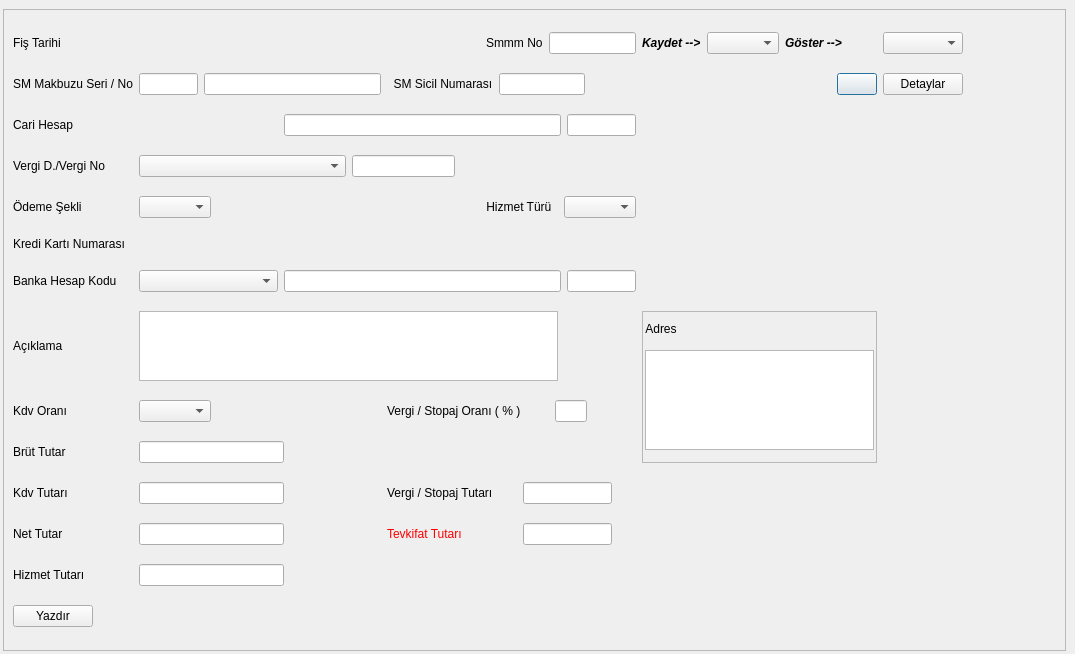
<?xml version="1.0" encoding="UTF-8"?>
<ui version="4.0">
 <class>SMM_MAKBUZ_FORMU</class>
 <widget class="QDialog" name="SMM_MAKBUZ_FORMU">
  <property name="geometry">
   <rect>
    <x>0</x>
    <y>0</y>
    <width>1075</width>
    <height>654</height>
   </rect>
  </property>
  <property name="sizePolicy">
   <sizepolicy hsizetype="Expanding" vsizetype="Expanding">
    <horstretch>0</horstretch>
    <verstretch>0</verstretch>
   </sizepolicy>
  </property>
  <property name="windowTitle">
   <string>Serbest Meslek Makbuzu</string>
  </property>
  <layout class="QGridLayout" name="gridLayout_2" rowstretch="0,100" columnstretch="100,0">
   <property name="margin">
    <number>3</number>
   </property>
   <item row="0" column="0" colspan="2">
    <widget class="QWidget" name="kernel_buttons_widget" native="true">
     <property name="sizePolicy">
      <sizepolicy hsizetype="Expanding" vsizetype="Fixed">
       <horstretch>0</horstretch>
       <verstretch>0</verstretch>
      </sizepolicy>
     </property>
    </widget>
   </item>
   <item row="1" column="0">
    <widget class="QFrame" name="frame">
     <property name="sizePolicy">
      <sizepolicy hsizetype="Expanding" vsizetype="Expanding">
       <horstretch>0</horstretch>
       <verstretch>0</verstretch>
      </sizepolicy>
     </property>
     <property name="frameShape">
      <enum>QFrame::StyledPanel</enum>
     </property>
     <property name="frameShadow">
      <enum>QFrame::Raised</enum>
     </property>
     <layout class="QGridLayout" name="gridLayout" rowstretch="1,1,1,1,1,0,0,1,1,1,1,1,1,1" columnstretch="1,10,10,5,5,10,1,10,1,10">
      <item row="0" column="0">
       <widget class="QLabel" name="label_6">
        <property name="sizePolicy">
         <sizepolicy hsizetype="Fixed" vsizetype="Fixed">
          <horstretch>0</horstretch>
          <verstretch>0</verstretch>
         </sizepolicy>
        </property>
        <property name="text">
         <string>Fiş Tarihi</string>
        </property>
       </widget>
      </item>
      <item row="0" column="1">
       <widget class="QAdakDate" name="adakDate_fis_tarihi" native="true">
        <property name="sizePolicy">
         <sizepolicy hsizetype="Expanding" vsizetype="Fixed">
          <horstretch>0</horstretch>
          <verstretch>0</verstretch>
         </sizepolicy>
        </property>
        <property name="minimumSize">
         <size>
          <width>242</width>
          <height>0</height>
         </size>
        </property>
        <property name="maximumSize">
         <size>
          <width>242</width>
          <height>30</height>
         </size>
        </property>
        <property name="whatsThis">
         <string>Tarih WidgetÄ± </string>
        </property>
        <property name="QAdakDate" stdset="0">
         <rect>
          <x>0</x>
          <y>0</y>
          <width>100</width>
          <height>100</height>
         </rect>
        </property>
       </widget>
      </item>
      <item row="0" column="3" colspan="2">
       <layout class="QHBoxLayout" name="horizontalLayout_13">
        <item>
         <widget class="QLabel" name="label">
          <property name="sizePolicy">
           <sizepolicy hsizetype="Fixed" vsizetype="Fixed">
            <horstretch>0</horstretch>
            <verstretch>0</verstretch>
           </sizepolicy>
          </property>
          <property name="text">
           <string>Smmm No</string>
          </property>
         </widget>
        </item>
        <item>
         <widget class="QLineEdit" name="lineEdit_smmm_no"/>
        </item>
       </layout>
      </item>
      <item row="1" column="0">
       <widget class="QLabel" name="label_3">
        <property name="sizePolicy">
         <sizepolicy hsizetype="Fixed" vsizetype="Fixed">
          <horstretch>0</horstretch>
          <verstretch>0</verstretch>
         </sizepolicy>
        </property>
        <property name="text">
         <string>SM Makbuzu Seri / No</string>
        </property>
       </widget>
      </item>
      <item row="1" column="1">
       <layout class="QHBoxLayout" name="horizontalLayout_6" stretch="1,3">
        <item>
         <widget class="QLineEdit" name="lineEdit_belge_seri"/>
        </item>
        <item>
         <widget class="QLineEdit" name="lineEdit_belge_numarasi"/>
        </item>
       </layout>
      </item>
      <item row="1" column="2" colspan="3">
       <layout class="QHBoxLayout" name="horizontalLayout_3" stretch="1,5,3">
        <item>
         <widget class="QLabel" name="label_9">
          <property name="sizePolicy">
           <sizepolicy hsizetype="Fixed" vsizetype="Fixed">
            <horstretch>0</horstretch>
            <verstretch>0</verstretch>
           </sizepolicy>
          </property>
          <property name="text">
           <string>  SM Sicil Numarası</string>
          </property>
         </widget>
        </item>
        <item>
         <widget class="QLineEdit" name="lineEdit_sm_sicil_numarasi"/>
        </item>
        <item>
         <spacer name="horizontalSpacer_12">
          <property name="orientation">
           <enum>Qt::Horizontal</enum>
          </property>
          <property name="sizeHint" stdset="0">
           <size>
            <width>40</width>
            <height>20</height>
           </size>
          </property>
         </spacer>
        </item>
       </layout>
      </item>
      <item row="2" column="0">
       <widget class="QLabel" name="label_10">
        <property name="sizePolicy">
         <sizepolicy hsizetype="Fixed" vsizetype="Fixed">
          <horstretch>0</horstretch>
          <verstretch>0</verstretch>
         </sizepolicy>
        </property>
        <property name="text">
         <string>Cari Hesap</string>
        </property>
       </widget>
      </item>
      <item row="2" column="1" colspan="4">
       <layout class="QHBoxLayout" name="horizontalLayout_5" stretch="2,4,1">
        <item>
         <widget class="QSearchEdit" name="searchEdit_cari_hesap_kodu" native="true">
          <property name="sizePolicy">
           <sizepolicy hsizetype="Expanding" vsizetype="Fixed">
            <horstretch>0</horstretch>
            <verstretch>0</verstretch>
           </sizepolicy>
          </property>
          <property name="maximumSize">
           <size>
            <width>16777215</width>
            <height>30</height>
           </size>
          </property>
          <property name="whatsThis">
           <string>Arama widget. </string>
          </property>
          <property name="QSearchEdit" stdset="0">
           <rect>
            <x>0</x>
            <y>0</y>
            <width>100</width>
            <height>100</height>
           </rect>
          </property>
         </widget>
        </item>
        <item>
         <widget class="QLineEdit" name="lineEdit_cari_hesap_ismi">
          <property name="focusPolicy">
           <enum>Qt::NoFocus</enum>
          </property>
          <property name="readOnly">
           <bool>true</bool>
          </property>
         </widget>
        </item>
        <item>
         <widget class="QLineEdit" name="lineEdit_cari_para_birimi">
          <property name="focusPolicy">
           <enum>Qt::NoFocus</enum>
          </property>
          <property name="readOnly">
           <bool>true</bool>
          </property>
         </widget>
        </item>
       </layout>
      </item>
      <item row="3" column="0">
       <widget class="QLabel" name="label_5">
        <property name="sizePolicy">
         <sizepolicy hsizetype="Fixed" vsizetype="Fixed">
          <horstretch>0</horstretch>
          <verstretch>0</verstretch>
         </sizepolicy>
        </property>
        <property name="text">
         <string>Vergi D./Vergi No</string>
        </property>
       </widget>
      </item>
      <item row="3" column="1" colspan="3">
       <layout class="QHBoxLayout" name="horizontalLayout_4" stretch="6,3,3">
        <item>
         <widget class="QComboBox" name="comboBox_vergi_dairesi">
          <property name="sizePolicy">
           <sizepolicy hsizetype="Minimum" vsizetype="Fixed">
            <horstretch>0</horstretch>
            <verstretch>0</verstretch>
           </sizepolicy>
          </property>
         </widget>
        </item>
        <item>
         <widget class="QLineEdit" name="lineEdit_vergi_numarasi"/>
        </item>
        <item>
         <spacer name="horizontalSpacer_13">
          <property name="orientation">
           <enum>Qt::Horizontal</enum>
          </property>
          <property name="sizeHint" stdset="0">
           <size>
            <width>40</width>
            <height>20</height>
           </size>
          </property>
         </spacer>
        </item>
       </layout>
      </item>
      <item row="4" column="0">
       <widget class="QLabel" name="label_8">
        <property name="sizePolicy">
         <sizepolicy hsizetype="Fixed" vsizetype="Fixed">
          <horstretch>0</horstretch>
          <verstretch>0</verstretch>
         </sizepolicy>
        </property>
        <property name="text">
         <string>Ödeme Şekli</string>
        </property>
       </widget>
      </item>
      <item row="4" column="1">
       <layout class="QHBoxLayout" name="horizontalLayout_11">
        <item>
         <widget class="QComboBox" name="comboBox_tah_odm_sekli">
          <property name="sizePolicy">
           <sizepolicy hsizetype="Minimum" vsizetype="Fixed">
            <horstretch>0</horstretch>
            <verstretch>0</verstretch>
           </sizepolicy>
          </property>
         </widget>
        </item>
        <item>
         <spacer name="horizontalSpacer_4">
          <property name="orientation">
           <enum>Qt::Horizontal</enum>
          </property>
          <property name="sizeHint" stdset="0">
           <size>
            <width>40</width>
            <height>13</height>
           </size>
          </property>
         </spacer>
        </item>
       </layout>
      </item>
      <item row="4" column="3" colspan="2">
       <layout class="QHBoxLayout" name="horizontalLayout_2">
        <item>
         <widget class="QLabel" name="label_19">
          <property name="sizePolicy">
           <sizepolicy hsizetype="Fixed" vsizetype="Fixed">
            <horstretch>0</horstretch>
            <verstretch>0</verstretch>
           </sizepolicy>
          </property>
          <property name="layoutDirection">
           <enum>Qt::LeftToRight</enum>
          </property>
          <property name="text">
           <string>Hizmet Türü  </string>
          </property>
          <property name="alignment">
           <set>Qt::AlignRight|Qt::AlignTrailing|Qt::AlignVCenter</set>
          </property>
         </widget>
        </item>
        <item>
         <widget class="QComboBox" name="comboBox_hizmet_turu">
          <property name="sizePolicy">
           <sizepolicy hsizetype="Minimum" vsizetype="Fixed">
            <horstretch>0</horstretch>
            <verstretch>0</verstretch>
           </sizepolicy>
          </property>
         </widget>
        </item>
       </layout>
      </item>
      <item row="5" column="0">
       <widget class="QLabel" name="label_kk_pos_no">
        <property name="sizePolicy">
         <sizepolicy hsizetype="Fixed" vsizetype="Fixed">
          <horstretch>0</horstretch>
          <verstretch>0</verstretch>
         </sizepolicy>
        </property>
        <property name="text">
         <string>Kredi Kartı Numarası</string>
        </property>
       </widget>
      </item>
      <item row="5" column="1">
       <widget class="QSearchEdit" name="searchEdit_kk_pos_no" native="true">
        <property name="sizePolicy">
         <sizepolicy hsizetype="Expanding" vsizetype="Fixed">
          <horstretch>0</horstretch>
          <verstretch>0</verstretch>
         </sizepolicy>
        </property>
        <property name="whatsThis">
         <string>Arama widget. </string>
        </property>
        <property name="QSearchEdit" stdset="0">
         <rect>
          <x>0</x>
          <y>0</y>
          <width>100</width>
          <height>100</height>
         </rect>
        </property>
       </widget>
      </item>
      <item row="6" column="0">
       <widget class="QLabel" name="label_banka_hesap_kodu">
        <property name="sizePolicy">
         <sizepolicy hsizetype="Fixed" vsizetype="Fixed">
          <horstretch>0</horstretch>
          <verstretch>0</verstretch>
         </sizepolicy>
        </property>
        <property name="text">
         <string>Banka Hesap Kodu</string>
        </property>
       </widget>
      </item>
      <item row="6" column="1" colspan="4">
       <layout class="QHBoxLayout" name="horizontalLayout_7" stretch="2,4,1">
        <item>
         <widget class="QComboBox" name="comboBox_banka_hesap_kodu">
          <property name="sizePolicy">
           <sizepolicy hsizetype="Minimum" vsizetype="Fixed">
            <horstretch>0</horstretch>
            <verstretch>0</verstretch>
           </sizepolicy>
          </property>
         </widget>
        </item>
        <item>
         <widget class="QLineEdit" name="lineEdit_bnk_sube_bilgisi">
          <property name="focusPolicy">
           <enum>Qt::NoFocus</enum>
          </property>
          <property name="readOnly">
           <bool>true</bool>
          </property>
         </widget>
        </item>
        <item>
         <widget class="QLineEdit" name="lineEdit_doviz_cinsi">
          <property name="focusPolicy">
           <enum>Qt::NoFocus</enum>
          </property>
          <property name="readOnly">
           <bool>true</bool>
          </property>
         </widget>
        </item>
       </layout>
      </item>
      <item row="7" column="0">
       <widget class="QLabel" name="label_4">
        <property name="sizePolicy">
         <sizepolicy hsizetype="Fixed" vsizetype="Fixed">
          <horstretch>0</horstretch>
          <verstretch>0</verstretch>
         </sizepolicy>
        </property>
        <property name="text">
         <string>Açıklama</string>
        </property>
       </widget>
      </item>
      <item row="8" column="0">
       <widget class="QLabel" name="label_12">
        <property name="sizePolicy">
         <sizepolicy hsizetype="Fixed" vsizetype="Fixed">
          <horstretch>0</horstretch>
          <verstretch>0</verstretch>
         </sizepolicy>
        </property>
        <property name="text">
         <string>Kdv Oranı</string>
        </property>
       </widget>
      </item>
      <item row="8" column="1">
       <layout class="QHBoxLayout" name="horizontalLayout_12">
        <item>
         <widget class="QComboBox" name="comboBox_kdv_orani">
          <property name="sizePolicy">
           <sizepolicy hsizetype="Minimum" vsizetype="Fixed">
            <horstretch>0</horstretch>
            <verstretch>0</verstretch>
           </sizepolicy>
          </property>
         </widget>
        </item>
        <item>
         <spacer name="horizontalSpacer_6">
          <property name="orientation">
           <enum>Qt::Horizontal</enum>
          </property>
          <property name="sizeHint" stdset="0">
           <size>
            <width>40</width>
            <height>13</height>
           </size>
          </property>
         </spacer>
        </item>
       </layout>
      </item>
      <item row="8" column="2" colspan="3">
       <layout class="QHBoxLayout" name="horizontalLayout_10" stretch="5,2,3">
        <item>
         <widget class="QLabel" name="label_14">
          <property name="sizePolicy">
           <sizepolicy hsizetype="Fixed" vsizetype="Fixed">
            <horstretch>0</horstretch>
            <verstretch>0</verstretch>
           </sizepolicy>
          </property>
          <property name="minimumSize">
           <size>
            <width>162</width>
            <height>0</height>
           </size>
          </property>
          <property name="text">
           <string>Vergi / Stopaj Oranı ( % )</string>
          </property>
         </widget>
        </item>
        <item>
         <widget class="QCommaEdit" name="commaEdit_vergi_orani">
          <property name="whatsThis">
           <string>Sayilari formatina(Or:1,000,234.50) donusturur. </string>
          </property>
          <property name="QCommaEdit" stdset="0">
           <rect>
            <x>0</x>
            <y>0</y>
            <width>100</width>
            <height>100</height>
           </rect>
          </property>
         </widget>
        </item>
        <item>
         <spacer name="horizontalSpacer_8">
          <property name="orientation">
           <enum>Qt::Horizontal</enum>
          </property>
          <property name="sizeHint" stdset="0">
           <size>
            <width>40</width>
            <height>20</height>
           </size>
          </property>
         </spacer>
        </item>
       </layout>
      </item>
      <item row="9" column="0">
       <widget class="QLabel" name="label_13">
        <property name="sizePolicy">
         <sizepolicy hsizetype="Fixed" vsizetype="Fixed">
          <horstretch>0</horstretch>
          <verstretch>0</verstretch>
         </sizepolicy>
        </property>
        <property name="text">
         <string>Brüt Tutar</string>
        </property>
       </widget>
      </item>
      <item row="9" column="3">
       <spacer name="horizontalSpacer">
        <property name="orientation">
         <enum>Qt::Horizontal</enum>
        </property>
        <property name="sizeHint" stdset="0">
         <size>
          <width>87</width>
          <height>18</height>
         </size>
        </property>
       </spacer>
      </item>
      <item row="10" column="0">
       <widget class="QLabel" name="label_15">
        <property name="sizePolicy">
         <sizepolicy hsizetype="Fixed" vsizetype="Fixed">
          <horstretch>0</horstretch>
          <verstretch>0</verstretch>
         </sizepolicy>
        </property>
        <property name="text">
         <string>Kdv Tutarı</string>
        </property>
       </widget>
      </item>
      <item row="10" column="2" colspan="4">
       <layout class="QHBoxLayout" name="horizontalLayout_8" stretch="1,5,5">
        <item>
         <widget class="QLabel" name="label_16">
          <property name="sizePolicy">
           <sizepolicy hsizetype="Fixed" vsizetype="Fixed">
            <horstretch>0</horstretch>
            <verstretch>0</verstretch>
           </sizepolicy>
          </property>
          <property name="minimumSize">
           <size>
            <width>130</width>
            <height>0</height>
           </size>
          </property>
          <property name="text">
           <string>Vergi / Stopaj Tutarı</string>
          </property>
         </widget>
        </item>
        <item>
         <widget class="QCommaEdit" name="commaEdit_vergi_stopaj_tutari">
          <property name="whatsThis">
           <string>Sayilari formatina(Or:1,000,234.50) donusturur. </string>
          </property>
          <property name="QCommaEdit" stdset="0">
           <rect>
            <x>0</x>
            <y>0</y>
            <width>100</width>
            <height>100</height>
           </rect>
          </property>
         </widget>
        </item>
        <item>
         <spacer name="horizontalSpacer_2">
          <property name="orientation">
           <enum>Qt::Horizontal</enum>
          </property>
          <property name="sizeHint" stdset="0">
           <size>
            <width>40</width>
            <height>20</height>
           </size>
          </property>
         </spacer>
        </item>
       </layout>
      </item>
      <item row="11" column="0">
       <widget class="QLabel" name="label_17">
        <property name="sizePolicy">
         <sizepolicy hsizetype="Fixed" vsizetype="Fixed">
          <horstretch>0</horstretch>
          <verstretch>0</verstretch>
         </sizepolicy>
        </property>
        <property name="text">
         <string>Net Tutar</string>
        </property>
       </widget>
      </item>
      <item row="11" column="2" colspan="4">
       <layout class="QHBoxLayout" name="horizontalLayout_9" stretch="1,5,5">
        <item>
         <widget class="QLabel" name="label_tevkifat_tutari">
          <property name="sizePolicy">
           <sizepolicy hsizetype="Fixed" vsizetype="Fixed">
            <horstretch>0</horstretch>
            <verstretch>0</verstretch>
           </sizepolicy>
          </property>
          <property name="minimumSize">
           <size>
            <width>130</width>
            <height>0</height>
           </size>
          </property>
          <property name="styleSheet">
           <string notr="true">color: rgb(255, 0, 0);</string>
          </property>
          <property name="text">
           <string>Tevkifat Tutarı</string>
          </property>
         </widget>
        </item>
        <item>
         <widget class="QCommaEdit" name="commaEdit_tevkifat_tutari">
          <property name="whatsThis">
           <string>Sayilari formatina(Or:1,000,234.50) donusturur. </string>
          </property>
          <property name="QCommaEdit" stdset="0">
           <rect>
            <x>0</x>
            <y>0</y>
            <width>100</width>
            <height>100</height>
           </rect>
          </property>
         </widget>
        </item>
        <item>
         <spacer name="horizontalSpacer_3">
          <property name="orientation">
           <enum>Qt::Horizontal</enum>
          </property>
          <property name="sizeHint" stdset="0">
           <size>
            <width>40</width>
            <height>20</height>
           </size>
          </property>
         </spacer>
        </item>
       </layout>
      </item>
      <item row="12" column="0">
       <widget class="QLabel" name="label_18">
        <property name="sizePolicy">
         <sizepolicy hsizetype="Fixed" vsizetype="Fixed">
          <horstretch>0</horstretch>
          <verstretch>0</verstretch>
         </sizepolicy>
        </property>
        <property name="text">
         <string>Hizmet Tutarı</string>
        </property>
       </widget>
      </item>
      <item row="13" column="0">
       <widget class="QPushButton" name="pushButton_yazdir">
        <property name="sizePolicy">
         <sizepolicy hsizetype="Fixed" vsizetype="Fixed">
          <horstretch>0</horstretch>
          <verstretch>0</verstretch>
         </sizepolicy>
        </property>
        <property name="focusPolicy">
         <enum>Qt::NoFocus</enum>
        </property>
        <property name="text">
         <string>Yazdır</string>
        </property>
        <property name="icon">
         <iconset resource="../e9_icons.qrc">
          <normaloff>:/e9_icons/E9_ICONS/yazdir_ikonu.png</normaloff>:/e9_icons/E9_ICONS/yazdir_ikonu.png</iconset>
        </property>
        <property name="iconSize">
         <size>
          <width>20</width>
          <height>20</height>
         </size>
        </property>
       </widget>
      </item>
      <item row="7" column="1" colspan="3">
       <widget class="QLimitedTextEdit" name="limitedTextEdit_aciklama">
        <property name="sizePolicy">
         <sizepolicy hsizetype="Expanding" vsizetype="Fixed">
          <horstretch>0</horstretch>
          <verstretch>0</verstretch>
         </sizepolicy>
        </property>
        <property name="maximumSize">
         <size>
          <width>16777215</width>
          <height>70</height>
         </size>
        </property>
       </widget>
      </item>
      <item row="7" column="5" rowspan="3" colspan="3">
       <widget class="QFrame" name="frame_2">
        <property name="frameShape">
         <enum>QFrame::StyledPanel</enum>
        </property>
        <property name="frameShadow">
         <enum>QFrame::Raised</enum>
        </property>
        <layout class="QGridLayout" name="gridLayout_4">
         <property name="margin">
          <number>2</number>
         </property>
         <item row="0" column="0">
          <widget class="QLabel" name="label_7">
           <property name="sizePolicy">
            <sizepolicy hsizetype="Fixed" vsizetype="Fixed">
             <horstretch>0</horstretch>
             <verstretch>0</verstretch>
            </sizepolicy>
           </property>
           <property name="styleSheet">
            <string notr="true"/>
           </property>
           <property name="text">
            <string>Adres</string>
           </property>
           <property name="alignment">
            <set>Qt::AlignCenter</set>
           </property>
          </widget>
         </item>
         <item row="1" column="0">
          <widget class="QLimitedTextEdit" name="limitedTextEdit_adres">
           <property name="sizePolicy">
            <sizepolicy hsizetype="Expanding" vsizetype="Fixed">
             <horstretch>0</horstretch>
             <verstretch>0</verstretch>
            </sizepolicy>
           </property>
           <property name="maximumSize">
            <size>
             <width>16777215</width>
             <height>100</height>
            </size>
           </property>
           <property name="focusPolicy">
            <enum>Qt::NoFocus</enum>
           </property>
          </widget>
         </item>
        </layout>
       </widget>
      </item>
      <item row="9" column="1">
       <layout class="QGridLayout" name="gridLayout_5" columnstretch="6,4">
        <item row="0" column="0">
         <widget class="QCommaEdit" name="commaEdit_brut_ucret">
          <property name="whatsThis">
           <string>Sayilari formatina(Or:1,000,234.50) donusturur. </string>
          </property>
          <property name="QCommaEdit" stdset="0">
           <rect>
            <x>0</x>
            <y>0</y>
            <width>100</width>
            <height>100</height>
           </rect>
          </property>
         </widget>
        </item>
        <item row="0" column="1">
         <spacer name="horizontalSpacer_5">
          <property name="orientation">
           <enum>Qt::Horizontal</enum>
          </property>
          <property name="sizeHint" stdset="0">
           <size>
            <width>40</width>
            <height>20</height>
           </size>
          </property>
         </spacer>
        </item>
       </layout>
      </item>
      <item row="10" column="1">
       <layout class="QGridLayout" name="gridLayout_6" columnstretch="6,4">
        <item row="0" column="0">
         <widget class="QCommaEdit" name="commaEdit_kdv_tutari">
          <property name="whatsThis">
           <string>Sayilari formatina(Or:1,000,234.50) donusturur. </string>
          </property>
          <property name="QCommaEdit" stdset="0">
           <rect>
            <x>0</x>
            <y>0</y>
            <width>100</width>
            <height>100</height>
           </rect>
          </property>
         </widget>
        </item>
        <item row="0" column="1">
         <spacer name="horizontalSpacer_7">
          <property name="orientation">
           <enum>Qt::Horizontal</enum>
          </property>
          <property name="sizeHint" stdset="0">
           <size>
            <width>40</width>
            <height>20</height>
           </size>
          </property>
         </spacer>
        </item>
       </layout>
      </item>
      <item row="11" column="1">
       <layout class="QGridLayout" name="gridLayout_7" columnstretch="6,4">
        <item row="0" column="0">
         <widget class="QCommaEdit" name="commaEdit_net_ucret">
          <property name="whatsThis">
           <string>Sayilari formatina(Or:1,000,234.50) donusturur. </string>
          </property>
          <property name="QCommaEdit" stdset="0">
           <rect>
            <x>0</x>
            <y>0</y>
            <width>100</width>
            <height>100</height>
           </rect>
          </property>
         </widget>
        </item>
        <item row="0" column="1">
         <spacer name="horizontalSpacer_9">
          <property name="orientation">
           <enum>Qt::Horizontal</enum>
          </property>
          <property name="sizeHint" stdset="0">
           <size>
            <width>40</width>
            <height>20</height>
           </size>
          </property>
         </spacer>
        </item>
       </layout>
      </item>
      <item row="12" column="1">
       <layout class="QGridLayout" name="gridLayout_8" columnstretch="6,4">
        <item row="0" column="0">
         <widget class="QCommaEdit" name="commaEdit_hizmet_tutari">
          <property name="whatsThis">
           <string>Sayilari formatina(Or:1,000,234.50) donusturur. </string>
          </property>
          <property name="QCommaEdit" stdset="0">
           <rect>
            <x>0</x>
            <y>0</y>
            <width>100</width>
            <height>100</height>
           </rect>
          </property>
         </widget>
        </item>
        <item row="0" column="1">
         <spacer name="horizontalSpacer_10">
          <property name="orientation">
           <enum>Qt::Horizontal</enum>
          </property>
          <property name="sizeHint" stdset="0">
           <size>
            <width>40</width>
            <height>20</height>
           </size>
          </property>
         </spacer>
        </item>
       </layout>
      </item>
      <item row="13" column="1">
       <spacer name="horizontalSpacer_11">
        <property name="orientation">
         <enum>Qt::Horizontal</enum>
        </property>
        <property name="sizeHint" stdset="0">
         <size>
          <width>40</width>
          <height>20</height>
         </size>
        </property>
       </spacer>
      </item>
      <item row="0" column="9">
       <spacer name="horizontalSpacer_14">
        <property name="orientation">
         <enum>Qt::Horizontal</enum>
        </property>
        <property name="sizeHint" stdset="0">
         <size>
          <width>40</width>
          <height>20</height>
         </size>
        </property>
       </spacer>
      </item>
      <item row="0" column="8">
       <widget class="QComboBox" name="comboBox_fis_filtresi">
        <property name="sizePolicy">
         <sizepolicy hsizetype="Minimum" vsizetype="Fixed">
          <horstretch>0</horstretch>
          <verstretch>0</verstretch>
         </sizepolicy>
        </property>
        <property name="focusPolicy">
         <enum>Qt::NoFocus</enum>
        </property>
       </widget>
      </item>
      <item row="0" column="7">
       <widget class="QLabel" name="label_fis_filtresi">
        <property name="sizePolicy">
         <sizepolicy hsizetype="Fixed" vsizetype="Fixed">
          <horstretch>0</horstretch>
          <verstretch>0</verstretch>
         </sizepolicy>
        </property>
        <property name="font">
         <font>
          <weight>75</weight>
          <italic>true</italic>
          <bold>true</bold>
         </font>
        </property>
        <property name="text">
         <string>Göster --&gt;</string>
        </property>
       </widget>
      </item>
      <item row="0" column="6">
       <widget class="QComboBox" name="comboBox_sirket">
        <property name="sizePolicy">
         <sizepolicy hsizetype="Minimum" vsizetype="Fixed">
          <horstretch>0</horstretch>
          <verstretch>0</verstretch>
         </sizepolicy>
        </property>
       </widget>
      </item>
      <item row="0" column="5">
       <widget class="QLabel" name="label_sirket">
        <property name="sizePolicy">
         <sizepolicy hsizetype="Fixed" vsizetype="Fixed">
          <horstretch>0</horstretch>
          <verstretch>0</verstretch>
         </sizepolicy>
        </property>
        <property name="font">
         <font>
          <weight>75</weight>
          <italic>true</italic>
          <bold>true</bold>
         </font>
        </property>
        <property name="text">
         <string>Kaydet --&gt;</string>
        </property>
       </widget>
      </item>
      <item row="1" column="8">
       <widget class="QPushButton" name="pushButton_detaylar">
        <property name="sizePolicy">
         <sizepolicy hsizetype="Fixed" vsizetype="Fixed">
          <horstretch>0</horstretch>
          <verstretch>0</verstretch>
         </sizepolicy>
        </property>
        <property name="focusPolicy">
         <enum>Qt::NoFocus</enum>
        </property>
        <property name="text">
         <string>Detaylar</string>
        </property>
       </widget>
      </item>
      <item row="1" column="7">
       <layout class="QGridLayout" name="gridLayout_3">
        <item row="0" column="0">
         <spacer name="horizontalSpacer_15">
          <property name="orientation">
           <enum>Qt::Horizontal</enum>
          </property>
          <property name="sizeHint" stdset="0">
           <size>
            <width>40</width>
            <height>20</height>
           </size>
          </property>
         </spacer>
        </item>
        <item row="0" column="1">
         <widget class="QPushButton" name="pushButton_urettigi_fisler">
          <property name="text">
           <string/>
          </property>
          <property name="icon">
           <iconset resource="../e9_icons.qrc">
            <normaloff>:/e9_icons/E9_ICONS/fisler.png</normaloff>:/e9_icons/E9_ICONS/fisler.png</iconset>
          </property>
         </widget>
        </item>
       </layout>
      </item>
     </layout>
    </widget>
   </item>
  </layout>
 </widget>
 <customwidgets>
  <customwidget>
   <class>QAdakDate</class>
   <extends>QWidget</extends>
   <header>QAdakDate.h</header>
  </customwidget>
  <customwidget>
   <class>QCommaEdit</class>
   <extends>QLineEdit</extends>
   <header>QCommaEdit.h</header>
  </customwidget>
  <customwidget>
   <class>QLimitedTextEdit</class>
   <extends>QTextEdit</extends>
   <header>QLimitedTextEdit.h</header>
  </customwidget>
  <customwidget>
   <class>QSearchEdit</class>
   <extends>QWidget</extends>
   <header>QSearchEdit.h</header>
  </customwidget>
 </customwidgets>
 <resources>
  <include location="../e9_icons.qrc"/>
 </resources>
 <connections/>
</ui>
